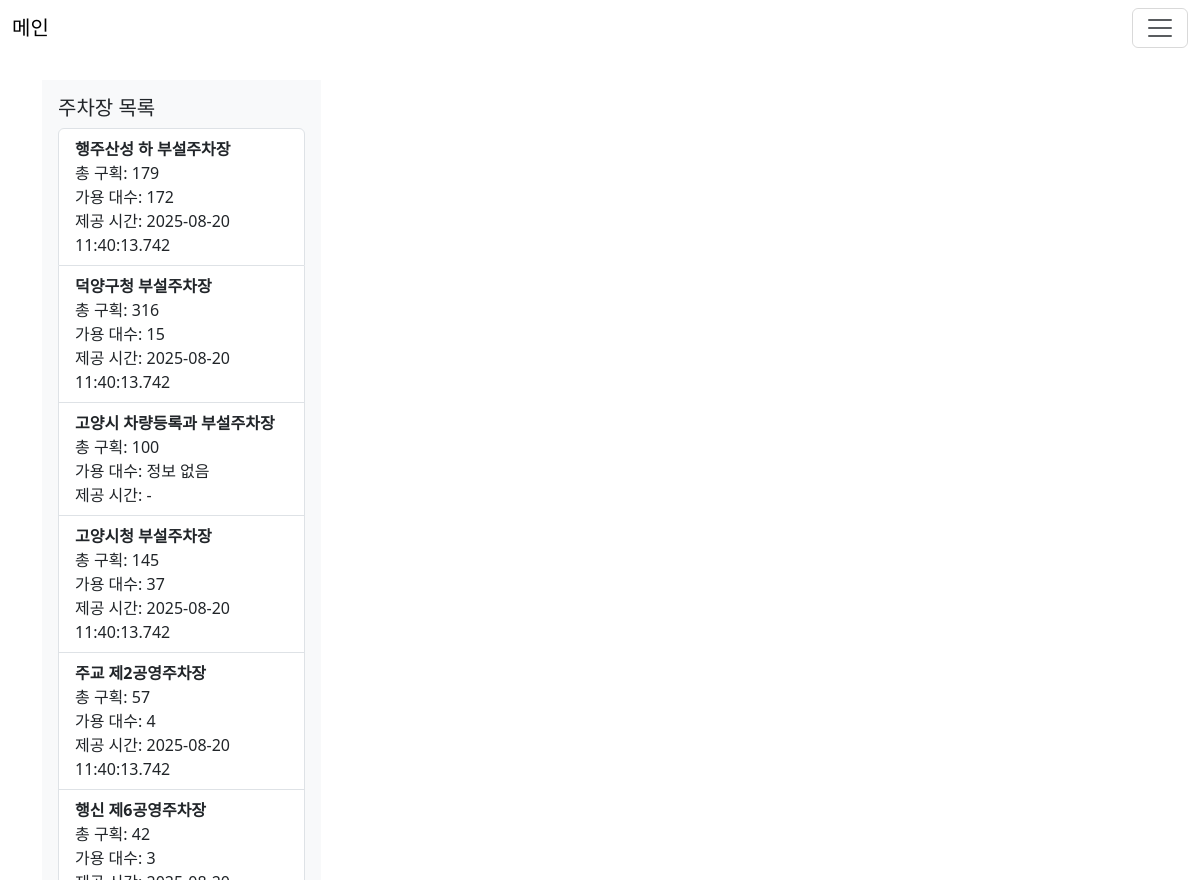
The page / on the database its author committed.
### second/models.py (models this page shows, shortened)
class ParkingBasic(models.Model):
    latCrdn = models.CharField(max_length=50, null=True)      # 위도
    lonCrdn = models.CharField(max_length=50, null=True)      # 경도
    pkplcNm = models.CharField(max_length=200, null=True)     # 주차장명
    pkplcId = models.CharField(max_length=50, unique=True, null=True)  # 주차장 ID
    roadNmAddr = models.CharField(max_length=300, null=True)  # 도로명 주소
    pklotCnt = models.CharField(max_length=20, null=True)     # 주차구획 수
    wkdayOprtStartTime = models.CharField(max_length=20, null=True)
    wkdayOprtEndTime = models.CharField(max_length=20, null=True)
    satOprtStartTime = models.CharField(max_length=20, null=True)
    satOprtEndTime = models.CharField(max_length=20, null=True)
    hldyOprtStartTime = models.CharField(max_length=20, null=True)
    hldyOprtEndTime = models.CharField(max_length=20, null=True)
    parkingBscTime = models.CharField(max_length=20, null=True)
    parkingBscFare = models.CharField(max_length=20, null=True)
    addUnitTime = models.CharField(max_length=20, null=True)
    addUnitFare = models.CharField(max_length=20, null=True)
    updated_at = models.DateTimeField(auto_now=True)  # 저장/갱신 시간

class ParkingAvailability(models.Model):
    laeNm = models.CharField(max_length=100)       # 지방자치단체명
    pkplcId = models.CharField(max_length=50, unique=True)      # 주차장ID
    pkplcNm = models.CharField(max_length=200)     # 주차장명
    pklotCnt = models.CharField(max_length=20)     # 주차구획 수
    avblPklotCnt = models.CharField(max_length=20) # 가용 주차구획 수
    ocrnDt = models.CharField(max_length=50)       # 제공시간
    saved_at = models.DateTimeField(auto_now_add=True)  # DB 저장 시각

### second/views.py (the view)
# urls.py: path('', views.map_view),  # <-- main 대신 map_view 사용
def map_view(request):
    basics = ParkingBasic.objects.all()
    cameras = Camera.objects.all()
    availability = ParkingAvailability.objects.all()
    availability_dict = {
        a.pkplcNm: {
            "available": int(a.avblPklotCnt),
            "time": a.ocrnDt
        }
        for a in availability
    }
    basics_list = []
    for b in basics:
        name = b.pkplcNm
        basic_info = {
            "name": name,
            "lat": float(b.latCrdn),
            "lng": float(b.lonCrdn),
            "total": int(b.pklotCnt) if b.pklotCnt else 0,
            "avblPklotCnt": availability_dict.get(name, {}).get("available", "정보 없음"),
            "ocrnDt": availability_dict.get(name, {}).get("time", "-")
        }
        basics_list.append(basic_info)
    import json
    basics_json = json.dumps(basics_list)
    cameras_json = json.dumps([
        {"name": c.name, "lat": c.lat, "lng": c.lon}
        for c in cameras
    ])
    availability_json = json.dumps([
        {
            "name": a.pkplcNm,
            "total": int(a.pklotCnt),
            "available": int(a.avblPklotCnt),
            "time": a.ocrnDt
        }
        for a in availability
    ])
    context = {
        "basics": basics_list,  # 여기에 기본 + 가용 정보 포함됨
        "basics_json": basics_json,
        "cameras_json": cameras_json,
        "availability_json": availability_json,
    }
    return render(request, "main.html", context)

### second/templates/main.html (shortened to what this page needs)
{% extends 'base.html' %}
{% load static %}
{% block content %}
<link href="https://cdn.jsdelivr.net/npm/bootstrap@5.3.0/dist/css/bootstrap.min.css" rel="stylesheet">
<div class="container-fluid">
  <div class="row">
    <div class="col-md-3 bg-light p-3" style="height: 800px; overflow-y: auto;" >
      <h5>주차장 목록</h5>
      <ul class="list-group">
        {% for b in basics %}
          <li class="list-group-item d-flex justify-content-between align-items-start parking-item" data-name="{{ b.name }}">
            <div>
              <div class="fw-bold">{{ b.name }}</div>
              총 구획: {{ b.total }}<br>
              가용 대수: {{ b.avblPklotCnt }}<br>
              제공 시간: {{ b.ocrnDt }}<br>
            </div>
          </li>
        {% endfor %}
      </ul>
    </div>
    <div class="col-md-9 p-0">
      <div id="map" style="width:100%; height:800px;"></div>
    </div>
  </div>
</div>
{% endblock %}

### second/templates/base.html (shortened to what this page needs)
<!DOCTYPE html>
<html lang="ko">
<head>
    <link rel="stylesheet" href="https://cdn.jsdelivr.net/npm/bootstrap@5.3.7/dist/css/bootstrap.min.css">
</head>
<body>
    <nav class="navbar navbar-light bg-light bg-transparent">
        <div class="container-fluid">
            <a class="navbar-brand" href="/">메인</a>
            <button class="navbar-toggler" type="button" data-bs-toggle="offcanvas" data-bs-target="#offcanvasMenu">
                <span class="navbar-toggler-icon"></span>
            </button>
        </div>
    </nav>
    <div class="container mt-4">
        {% block content %}
        {% endblock %}
    </div>
</body>
</html>

### rows shown on the page
ParkingBasic: name "행주산성 하 부설주차장"
ParkingAvailability: ocrnDt "2025-08-20 11:40:13.742"
ParkingBasic: name "덕양구청 부설주차장"
ParkingAvailability: ocrnDt "2025-08-20 11:40:13.742"
ParkingBasic: name "고양시 차량등록과 부설주차장"
ParkingBasic: name "고양시청 부설주차장"
ParkingAvailability: ocrnDt "2025-08-20 11:40:13.742"
ParkingBasic: name "주교 제2공영주차장"
ParkingAvailability: ocrnDt "2025-08-20 11:40:13.742"
ParkingBasic: name "행신 제6공영주차장"

### other values the page prints
{{ b.total }} "179" "316" "100" "145" "57" "42"
{{ b.avblPklotCnt }} "172" "15" "정보 없음" "37" "4" "3"
{{ b.ocrnDt }} "-"
